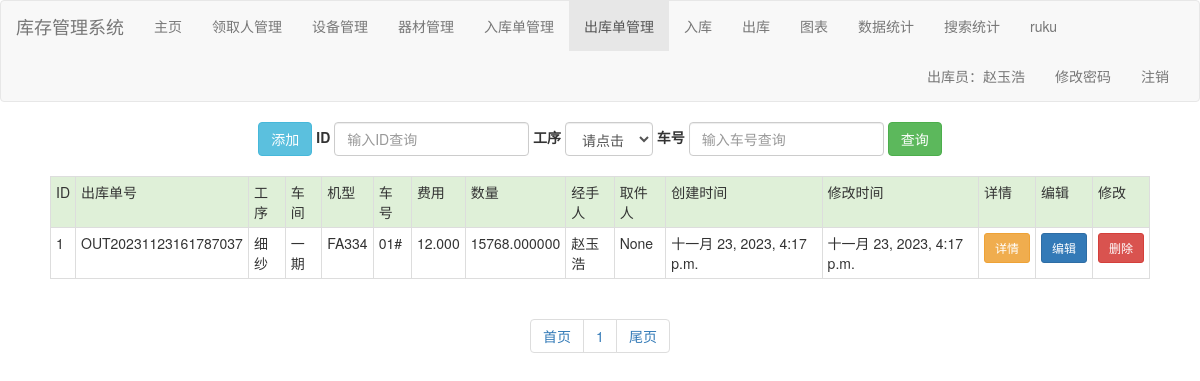
The page /outorder/ (signed in) on the database its author committed.
### common/models.py (models this page shows, shortened)
class User(models.Model):
    role_choices = (
        ('出库员', '出库员'),
        ('管理员', '管理员')
    )
    username = models.CharField(max_length=32, unique=True, verbose_name='用户名')
    password = models.CharField(max_length=100, verbose_name='密码')
    name = models.CharField(max_length=32, verbose_name='姓名')
    role = models.CharField(max_length=32, choices=role_choices, default='出库员', verbose_name='角色')
    create_time = models.DateTimeField(auto_now_add=True, verbose_name='创建时间')
    modify_time = models.DateTimeField(auto_now=True, verbose_name='修改时间')
    class Meta:
        ordering = ['create_time']
        verbose_name = '用户'
        verbose_name_plural = verbose_name

class Outorder(models.Model):
    code = models.CharField(max_length=32, verbose_name='出库单号')
    customer = models.ForeignKey(Customer, on_delete=models.CASCADE, verbose_name='工序')
    user = models.ForeignKey(User, on_delete=models.CASCADE, verbose_name='出库员')
    clothes = models.ManyToManyField(Clothes, through='OutorderClothes', verbose_name='产品信息')
    amount = models.DecimalField(verbose_name='数量',max_digits=7,decimal_places=3,default=None, null=True)
    name = models.ForeignKey(Man, on_delete=models.CASCADE, verbose_name='领取人',default=None, null=True)
    create_time = models.DateTimeField(auto_now_add=True, verbose_name='创建时间')
    modify_time = models.DateTimeField(auto_now=True, verbose_name='修改时间')
    class Meta:
        ordering = ['id']
        verbose_name = '出库单'
        verbose_name_plural = verbose_name

class Customer(models.Model):
    name = models.CharField(max_length=32, verbose_name='工序')
    phone = models.CharField(max_length=32, verbose_name='车间')
    address = models.CharField(max_length=32, verbose_name='车号')
    jx = models.CharField(max_length=32, verbose_name='机型')
    create_time = models.DateTimeField(auto_now_add=True, verbose_name='创建时间')
    modify_time = models.DateTimeField(auto_now=True, verbose_name='修改时间')
    class Meta:
        ordering = ['create_time']
        verbose_name = '工序'
        verbose_name_plural = verbose_name

### outorder/views.py (the view)
# urls.py: path('', views.list, name='index'),
def list(request):
    qs = Outorder.objects.all()
    articles = Outorder.objects.values('id')
    outorder_clothes_list = []
    print(articles)
    for article in articles:
        print('id',article['id'])
        qs2 = OutorderClothes.objects.filter(outorder_id=article['id'])
        outorder_clothes_list += qs2
        print("3",qs2)
    sum = 0
    shuliang = 0
    for foo in outorder_clothes_list:
        sum += foo.clothes.price * foo.amount
        shuliang += foo.amount
    print(sum)
    print(shuliang)
    paginator = Paginator(qs, 10)
    page = request.GET.get('page', '1')
    result = paginator.page(page)
    context = {
        'sum': sum,
        'shuliang': shuliang,
        'result': result
    }
    return render(request, 'outorder/index.html', context)

### common/models.py (called while the page is built)
    def __str__(self):
        return self.clothes.name

### outorder/templates/outorder/index.html (shortened to what this page needs)
{% extends 'base.html' %}
{% block content %}
    <div id="content" style="height: 600px">
        <div id="search" class="text-center">
            <form class="form-inline" action="{% url 'outorder:search' %} " method="post">
                <div class="form-group ">
                    <a class="btn btn-info" href="{% url 'outorder:add' %}">添加</a>
                </div>
                <div class="form-group">
                    <label for="id">ID</label>
                    <input type="text" class="form-control" id="id" name="id" placeholder="输入ID查询">
                </div>
                <div class="form-group">
                    <label for="customer_name">工序</label>
                    <select id="customer_name" name="customer_name" class="form-control">
                        <option style='display: none'>请点击</option>
                    </select>
                </div>
                <div class="form-group">
                    <label for="customer_address">车号</label>
                    <input type="text" class="form-control" id="customer_address" name="customer_address"
                           placeholder="输入车号查询">
                </div>
                <button type="submit" class="btn btn-success">查询</button>
            </form>
        </div>
        <br>
        <div id="table" align="center">
            {% if result %}
                <table class="table table-striped table-bordered table-hover  table-condensed" style="width: 1100px">
                <tr class="success">
                    <td>ID</td>
                    <td>出库单号</td>
                    <td>工序</td>
                    <td>车间</td>
                    <td>机型</td>
                    <td>车号</td>
                    <td>费用</td>
                    <td>数量</td>
                    <td>经手人</td>
                    <td>取件人</td>
                    <td>创建时间</td>
                    <td>修改时间</td>
                    <td>详情</td>
                    <td>编辑</td>
                    <td>修改</td>
                </tr>
                {% for foo in result %}
                    <tr>
                        <td>{{ foo.id }}</td>
                        <td>{{ foo.code }}</td>
                        <td>{{ foo.customer.name }}</td>
                        <td>{{ foo.customer.phone }}</td>
                        <td>{{ foo.customer.jx }}</td>
                        <td>{{ foo.customer.address }}</td>
                        <td>{{ shuliang}}</td>
                        <td>{{ sum}}</td>
                        <td>{{ foo.user.name }}</td>
                        <td>{{ foo.name }}</td>
                        <td>{{ foo.create_time }}</td>
                        <td>{{ foo.modify_time }}</td>
                        {% if request.session.user_name == '赵' or request.session.user_name == '赵玉浩'%}
                            <td ><a class="btn  btn-warning btn-sm"  href="{% url 'outorder:detail' foo.id %}">详情</a></td>
                            <td ><a class="btn btn-primary btn-sm"  href="{% url 'outorder:update' foo.id %}">编辑</a></td>
                            <td ><a class="btn btn-danger btn-sm"  href="{% url 'outorder:delete' foo.id %}">删除</a></td>
                        {% endif %}
                    </tr>
                {% endfor %}
            {% else %}
                <p>没有任何出库单</p>
            {% endif %}
            </table>
        </div>
        <div class="text-center">
            <ul class="pagination">
                <li><a href="/outorder/?page=1" rel="external nofollow">首页</a></li>
                {% for num in result.paginator.page_range %}
                    <li><a href="/outorder/?page={{ num }}" rel="external nofollow">{{ num }}</a></li>
                {% endfor %}
                <li><a href="/outorder/?page={{ result.paginator.num_pages }}" rel="external nofollow">尾页</a></li>
            </ul>
        </div>
    </div>
{% endblock %}

### templates/base.html (shortened to what this page needs)
{% load static %}
<!DOCTYPE html>
<html lang="zh-CN">
<head>
  <link rel="stylesheet" href="https://cdnjs.cloudflare.com/ajax/libs/bootstrap-select/1.12.4/css/bootstrap-select.min.css">
  <link href="{% static 'bootstrap-3.3.7-dist/css/bootstrap.min.css' %}" rel="stylesheet">
  <link href="{% static 'css/select2.min.css' %}" rel="stylesheet">
</head>
<body>
<nav class="navbar navbar-default">
    <div class="container-fluid">
        <div class="navbar-header">
            <a class="navbar-brand" href="#">库存管理系统</a>
        </div>
        <div class="collapse navbar-collapse" id="my-nav">
            <ul class="nav navbar-nav faq-tabbable">
                <li class="active"><a href="{% url 'index' %}">主页</a></li>
                <li><a href="{% url 'man:index' %}">领取人管理</a></li>
                <li><a href="{% url 'customer:index' %}">设备管理</a></li>
                <li><a href="{% url 'clothes:index' %}">器材管理</a></li>
                <li><a href="{% url 'inorder:index' %}">入库单管理</a></li>
                <li><a href="{% url 'outorder:index' %}">出库单管理</a></li>
                <li><a href="{% url 'inbound:index' %}">入库</a></li>
                <li><a href="{% url 'outbound:index' %}">出库</a></li>
                <li><a href="{% url 'charts:charts' %}">图表</a></li>
                <li><a href="{% url 'chart' %}">数据统计</a></li>
                <li><a href="{% url 'sous:index' %}">搜索统计</a></li>
                <li><a href="{% url 'sous:huafei' %}">ruku</a></li>
            </ul>
            <ul class="nav navbar-nav navbar-right">
                {% if request.session.is_login %}
                    <li><a href="#">{{ request.session.user_role }}：{{ request.session.user_name }}</a></li>
                    <li><a href="{% url 'changepwd' %}">修改密码</a></li>
                    <li><a href="{% url 'logout' %}">注销</a></li>
                {% else %}
                    <li><a href="{% url 'login' %}">登录</a></li>
                    <li><a href="{% url 'register' %}">注册</a></li>
                {% endif %}
            </ul>
        </div>
    </div>
</nav>
{% if request.session.is_login %}
    {% block content %}{% endblock %}
{% endif %}
</body>
</html>

### rows shown on the page
User: session.user_role "出库员", session.user_name "赵玉浩"
Outorder: id "1", code "OUT20231123161787037", customer.name "细纱", customer.phone "一期", customer.jx "FA334", customer.address "01#", shuliang "12.000", sum "15768.000000", user.name "赵玉浩", name "None", create_time "十一月 23, 2023, 4:17 p.m.", modify_time "十一月 23, 2023, 4:17 p.m."

### other values the page prints
{{ num }} "1"
